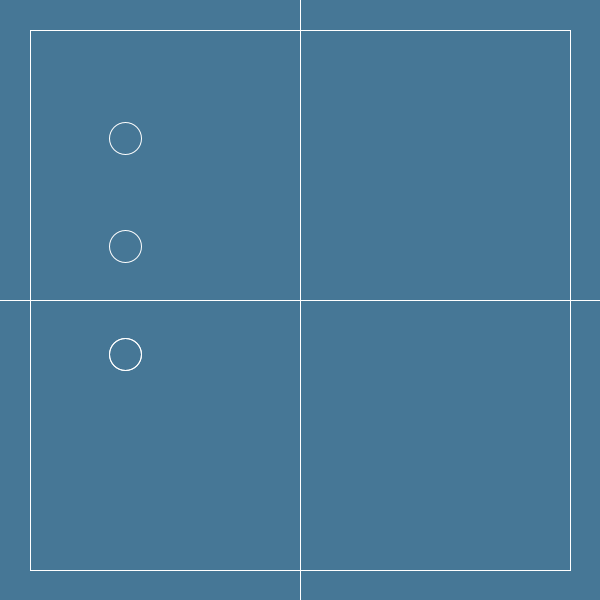
Frame 1 (no input)
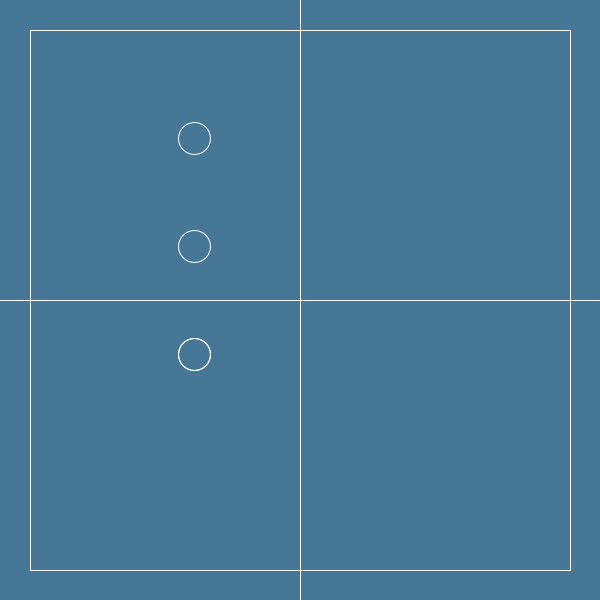
Frame 60 (the mouse pressed at the canvas centre just before this capture)
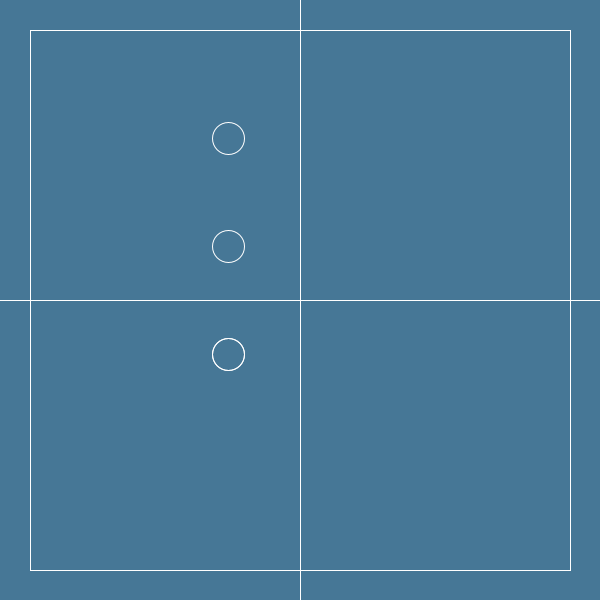
Frame 120 (the mouse held since frame 60 and released just before this capture)

The Processing sketch that drew these frames (run headless with seeded random() and noise(); from frame 60 on, the mouse is pressed at the canvas centre):

// Processing sketch: sketch_101416_interpolations
// ── sketch_101416_interpolations.pde

int MIDX = width / 2;
int MIDY = height / 2;
int FRAME_RATE = 60;
int STROKE_WEIGHT = 1;

boolean DEBUG = true;

color DEBUG_COLOR;
color BACKGROUND_COLOR;
color DRAW_COLOR;

int lastFrame;
float delta;

float padding = 0.05;

float sequenceLength = 1;
float sequenceTimer;
float sequenceStartPoint;
float sequenceEndPoint;
float sequenceDistance;

float ballSize = 32;

void setup()
{
  strokeWeight(STROKE_WEIGHT);
  frameRate(FRAME_RATE);
  size(600, 600); 
  // SET VARIABLES THAT DEPEND ON WIDTH AND HEIGHT 
  sequenceStartPoint = width * padding;
  sequenceEndPoint = width - sequenceStartPoint;
  sequenceDistance = sequenceEndPoint - sequenceStartPoint;

  DEBUG_COLOR = color(#FFFFFF);
  BACKGROUND_COLOR = color(#467796);
  DRAW_COLOR = color(#FFFFFF); 
}

void draw() {
  delta = (millis() - lastFrame) / 1000f;
  lastFrame = millis();
  background(BACKGROUND_COLOR);
  if (DEBUG) {
    noFill();
    stroke(DEBUG_COLOR);
    line(-1, height / 2, height + 1, height / 2);
    line(width / 2, -1, width / 2, height + 1);
  }

  sequenceTimer+= delta;
  if (sequenceTimer > sequenceLength)
    sequenceTimer -= sequenceLength;

  float alpha = sequenceTimer / sequenceLength;
  
  float ballPosX = alpha * sequenceDistance + sequenceStartPoint;
  float ballPosY = (sequenceDistance / 5) * 1 + sequenceStartPoint;
 
  noFill();
  stroke(DRAW_COLOR);
  rect(sequenceStartPoint, sequenceStartPoint, sequenceDistance, sequenceDistance);
  ellipse(ballPosX, ballPosY, ballSize, ballSize);
  ballPosY = (sequenceDistance / 5) * 2 + sequenceStartPoint;
  ellipse(ballPosX, ballPosY, ballSize, ballSize);
  ballPosY = (sequenceDistance / 5) * 3 + sequenceStartPoint;
  ellipse(ballPosX, ballPosY, ballSize, ballSize);
  ballPosY = (sequenceDistance / 5) * 3 + sequenceStartPoint;
  ellipse(ballPosX, ballPosY, ballSize, ballSize);
}
